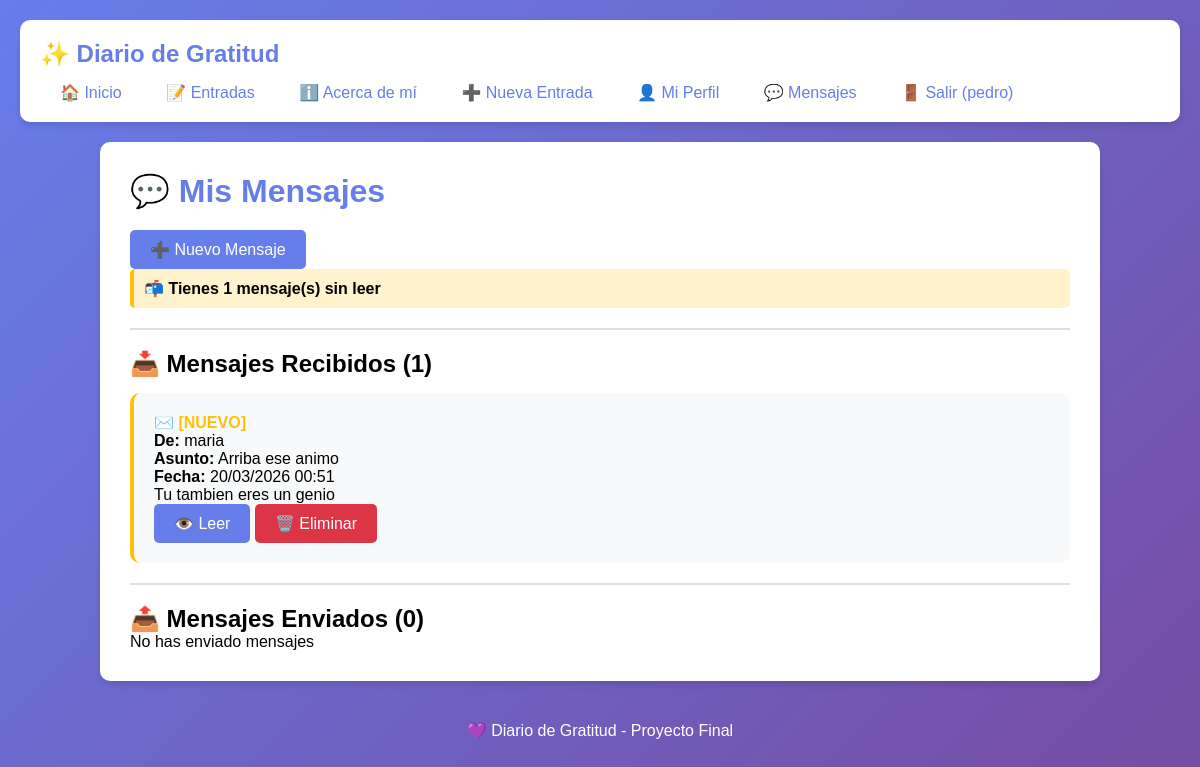
/mensajes/ (signed in), run on the app's committed database.
### mensajeria/models.py (models this page shows, shortened)
class Mensaje(models.Model):
    remitente = models.ForeignKey(User, on_delete=models.CASCADE, related_name='mensajes_enviados')
    destinatario = models.ForeignKey(User, on_delete=models.CASCADE, related_name='mensajes_recibidos')
    asunto = models.CharField(max_length=200)
    contenido = models.TextField()
    fecha_envio = models.DateTimeField(default=timezone.now)
    leido = models.BooleanField(default=False)
    class Meta:
        verbose_name_plural = "Mensajes"
        ordering = ['-fecha_envio']

### mensajeria/views.py (the view)
# urls.py: path('mensajes/', include('mensajeria.urls')),
@login_required
def mensajes(request):
    mensajes_recibidos = Mensaje.objects.filter(destinatario=request.user)
    mensajes_enviados = Mensaje.objects.filter(remitente=request.user)
    no_leidos = mensajes_recibidos.filter(leido=False).count()
    return render(request, 'mensajeria/mensajes.html', {
        'mensajes_recibidos': mensajes_recibidos,
        'mensajes_enviados': mensajes_enviados,
        'no_leidos': no_leidos,
    })

### mensajeria/templates/mensajeria/mensajes.html (shortened to what this page needs)
{% extends 'diario/base.html' %}
{% block content %}
<h1>💬 Mis Mensajes</h1>
<p><a href="{% url 'enviar_mensaje' %}" class="boton">➕ Nuevo Mensaje</a></p>
{% if no_leidos > 0 %}
    <p style="background: #fff3cd; padding: 10px; border-radius: 5px; border-left: 4px solid #ffc107;">
        <strong>📬 Tienes {{ no_leidos }} mensaje(s) sin leer</strong>
    </p>
{% endif %}
<hr>
<h2>📥 Mensajes Recibidos ({{ mensajes_recibidos|length }})</h2>
{% if mensajes_recibidos %}
    {% for mensaje in mensajes_recibidos %}
    <div class="entrada-card" {% if not mensaje.leido %}style="border-left: 4px solid #ffc107;"{% endif %}>
        {% if not mensaje.leido %}
            <strong style="color: #ffc107;">✉️ [NUEVO]</strong>
        {% endif %}
        <p>
            <strong>De:</strong> {{ mensaje.remitente.username }}<br>
            <strong>Asunto:</strong> {{ mensaje.asunto }}<br>
            <strong>Fecha:</strong> {{ mensaje.fecha_envio|date:"d/m/Y H:i" }}
        </p>
        <p>{{ mensaje.contenido|truncatewords:15 }}</p>
        <p>
            <a href="{% url 'ver_mensaje' mensaje.pk %}" class="boton">👁️ Leer</a>
            <a href="{% url 'eliminar_mensaje' mensaje.pk %}" class="boton" style="background: #dc3545;">🗑️ Eliminar</a>
        </p>
    </div>
    {% endfor %}
{% else %}
    <p>No tienes mensajes recibidos</p>
{% endif %}
<hr>
<h2>📤 Mensajes Enviados ({{ mensajes_enviados|length }})</h2>
{% if mensajes_enviados %}
    {% for mensaje in mensajes_enviados %}
    <div class="entrada-card">
        <p>
            <strong>Para:</strong> {{ mensaje.destinatario.username }}<br>
            <strong>Asunto:</strong> {{ mensaje.asunto }}<br>
            <strong>Fecha:</strong> {{ mensaje.fecha_envio|date:"d/m/Y H:i" }}
            {% if mensaje.leido %}
                <em>(✅ Leído)</em>
            {% else %}
                <em>(📭 No leído)</em>
            {% endif %}
        </p>
        <p>{{ mensaje.contenido|truncatewords:15 }}</p>
        <p>
            <a href="{% url 'ver_mensaje' mensaje.pk %}" class="boton">👁️ Ver</a>
            <a href="{% url 'eliminar_mensaje' mensaje.pk %}" class="boton" style="background: #dc3545;">🗑️ Eliminar</a>
        </p>
    </div>
    {% endfor %}
{% else %}
    <p>No has enviado mensajes</p>
{% endif %}
{% endblock %}

### diario/templates/diario/base.html (shortened to what this page needs)
<!DOCTYPE html>
<html>
<head>
</head>
<body>
    <nav>
        <h2>✨ Diario de Gratitud</h2>
        <a href="{% url 'inicio' %}">🏠 Inicio</a>
        <a href="{% url 'entrada_list' %}">📝 Entradas</a>
        <a href="{% url 'about' %}">ℹ️ Acerca de mí</a>
        {% if user.is_authenticated %}
            <a href="{% url 'entrada_create' %}">➕ Nueva Entrada</a>
            <a href="{% url 'profile' %}">👤 Mi Perfil</a>
            <a href="{% url 'mensajes' %}">💬 Mensajes</a>
            <a href="{% url 'logout' %}">🚪 Salir ({{ user.username }})</a>
        {% else %}
            <a href="{% url 'login' %}">🔐 Iniciar Sesión</a>
            <a href="{% url 'register' %}">📋 Registrarse</a>
        {% endif %}
    </nav>
    <div class="contenido">
        {% block content %}
        {% endblock %}
    </div>
    <footer>
        <p>💜 Diario de Gratitud - Proyecto Final</p>
    </footer>
</body>
</html>

### diario/templates/diario/base.html (style rules this page uses)
* { margin: 0; padding: 0; box-sizing: border-box; }
body { font-family: 'Arial', sans-serif; background: linear-gradient(135deg, #667eea 0%, #764ba2 100%); min-height: 100vh; padding: 20px; }
nav { background: white; padding: 20px; border-radius: 10px; box-shadow: 0 4px 6px rgba(0,0,0,0.1); margin-bottom: 20px; }
nav h2 { color: #667eea; margin-bottom: 15px; }
nav a { color: #667eea; text-decoration: none; padding: 8px 15px; margin: 0 5px; border-radius: 5px; transition: all 0.3s; }
.contenido { background: white; padding: 30px; border-radius: 10px; box-shadow: 0 4px 6px rgba(0,0,0,0.1); max-width: 1000px; margin: 0 auto; }
h1 { color: #667eea; margin-bottom: 20px; }
button, .boton { background: #667eea; color: white; padding: 10px 20px; border: none; border-radius: 5px; cursor: pointer; text-decoration: none; display: inline-block; transition: all 0.3s; }
.entrada-card { background: #f8f9fa; padding: 20px; margin: 15px 0; border-radius: 10px; border-left: 4px solid #667eea; }
footer { text-align: center; color: white; margin-top: 20px; padding: 20px; }
a { color: #667eea; }
hr { border: none; border-top: 2px solid #e0e0e0; margin: 20px 0; }

### data on the page
Mensaje: leido "✉️ [NUEVO]", remitente.username "maria", asunto "Arriba ese animo", fecha_envio "20/03/2026 00:51", contenido "Tu tambien eres un genio"

### other printed values
{{ user.username }} "pedro"
{{ no_leidos }} "1"
{{ mensajes_recibidos|length }} "1"
{{ mensajes_enviados|length }} "0"
